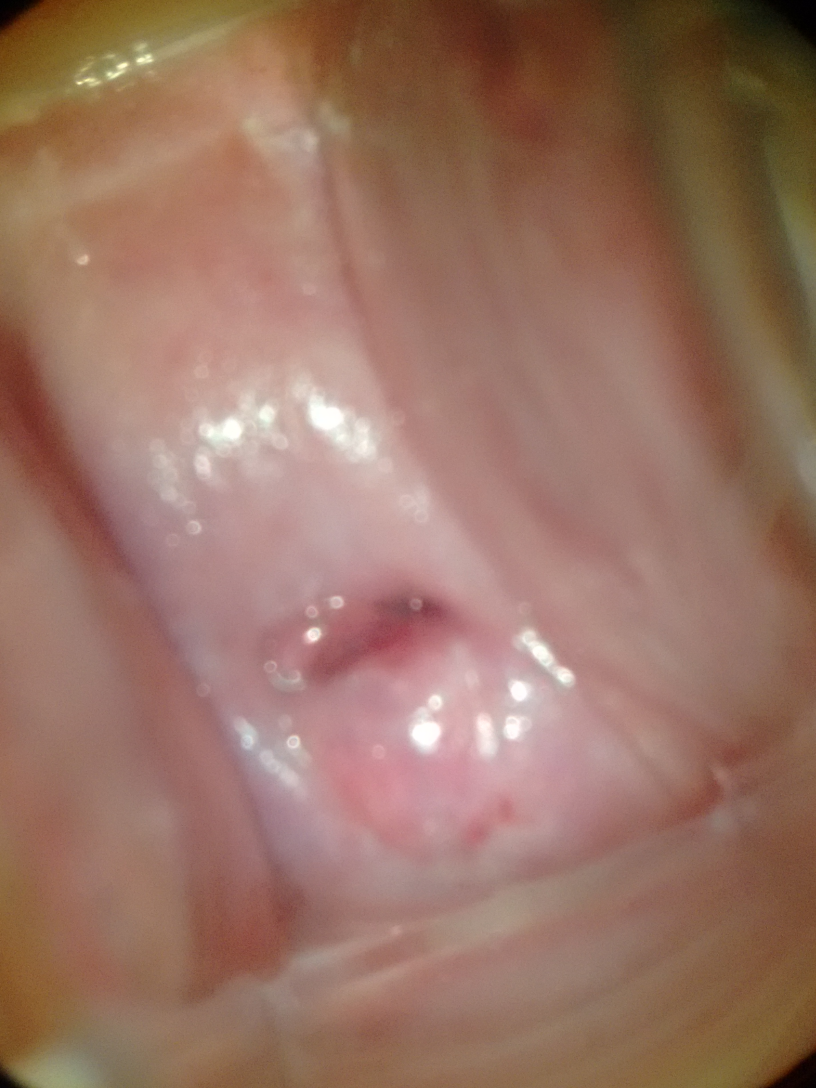
#> input picture sample_train_cervix_shapes/Type2/31.jpg, 2448 x 3264 px (shown at 1/3 size)
$ jupyter execute --allow-errors cervix_shapes_dataset_1.ipynb   (shell and % lines are left out)   (older library calls are emulated)
#> lines starting #> are read from the running program, lines starting #| are printed output that depends on the picture; after the words box and inside, x2 and y2 are one past the last pixel; in counts of white or black regions, pixels touching at a corner belong together
Code from: https://www.kaggle.com/philschmidt/cervix-eda-model-selection

Import libraries and packages:

[cell 1]
import numpy as np
import pandas as pd
import matplotlib.pyplot as plt
import seaborn as sns
from skimage.io import imread, imshow
import cv2 # first I needed to run following command: sudo pip3 install opencv-python

import plotly.offline as py # first I needed to run following command: pip install plotly
py.init_notebook_mode(connected=True)
import plotly.graph_objs as go
import plotly.tools as tls

from subprocess import check_output
from glob import glob
import os

Print files in current directory (gives you list of labels, since the images are organized by label directory!):

[cell 2]
print(check_output(["ls", "sample_train_cervix_shapes"]).decode("utf8"))
#> (this line was passed over: subprocess is not available in this run)

Create dataframe where you have each image path, file type and label:

[cell 3]
basepath = 'sample_train_cervix_shapes/'

all_cervix_images = []

for path in sorted(glob(basepath + "*")): # iterate through each directory (ie each type)
    cervix_type = path.split("/")[-1] # gives you the type (ie directory) of current instance
    cervix_images = sorted(glob(basepath + cervix_type + "/*")) # gives you all images in current directory,
        # in the following format: sample_train_cervix_shapes/Type1/image_number.jpg
    all_cervix_images = all_cervix_images + cervix_images # list of all of the images in same format as previous!

all_cervix_images = pd.DataFrame({'imagepath': all_cervix_images})
all_cervix_images['filetype'] = all_cervix_images.apply(lambda row: row.imagepath.split(".")[-1], axis=1)
all_cervix_images['type'] = all_cervix_images.apply(lambda row: row.imagepath.split("/")[-2], axis=1)
all_cervix_images.head()

Count how many images per label:

[cell 4]
print('We have a total of {} images in the whole dataset'.format(all_cervix_images.shape[0]))
type_aggregation = all_cervix_images.groupby(['type', 'filetype']).agg('count')
type_aggregation_p = type_aggregation.apply(lambda row: 1.0*row['imagepath']/all_cervix_images.shape[0], axis=1)

fig, axes = plt.subplots(nrows=2, ncols=1, figsize=(10, 8))

type_aggregation.plot.barh(ax=axes[0])
axes[0].set_xlabel("image count")
type_aggregation_p.plot.barh(ax=axes[1])
axes[1].set_xlabel("training size fraction")
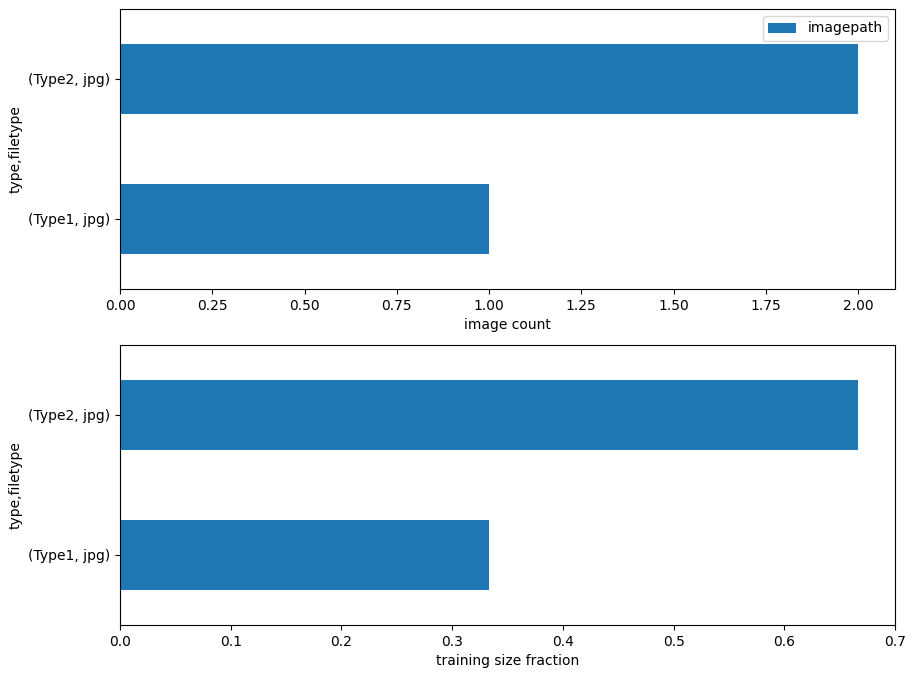
#> figure drawn by matplotlib, 2 panels

Method 1 for visualizing images:

[cell 5]
fig = plt.figure(figsize=(12,8))

### generic method ###
plt.imshow(plt.imread('sample_train_cervix_shapes/Type2/31.jpg'))

### visualize one image per cervix type ###
fig = plt.figure(figsize=(12,8))
i = 1
for t in all_cervix_images['type'].unique():
    ax = fig.add_subplot(1,3,i)
    i+=1
    f = all_cervix_images[all_cervix_images['type'] == t]['imagepath'].values[0]
    plt.imshow(plt.imread(f))
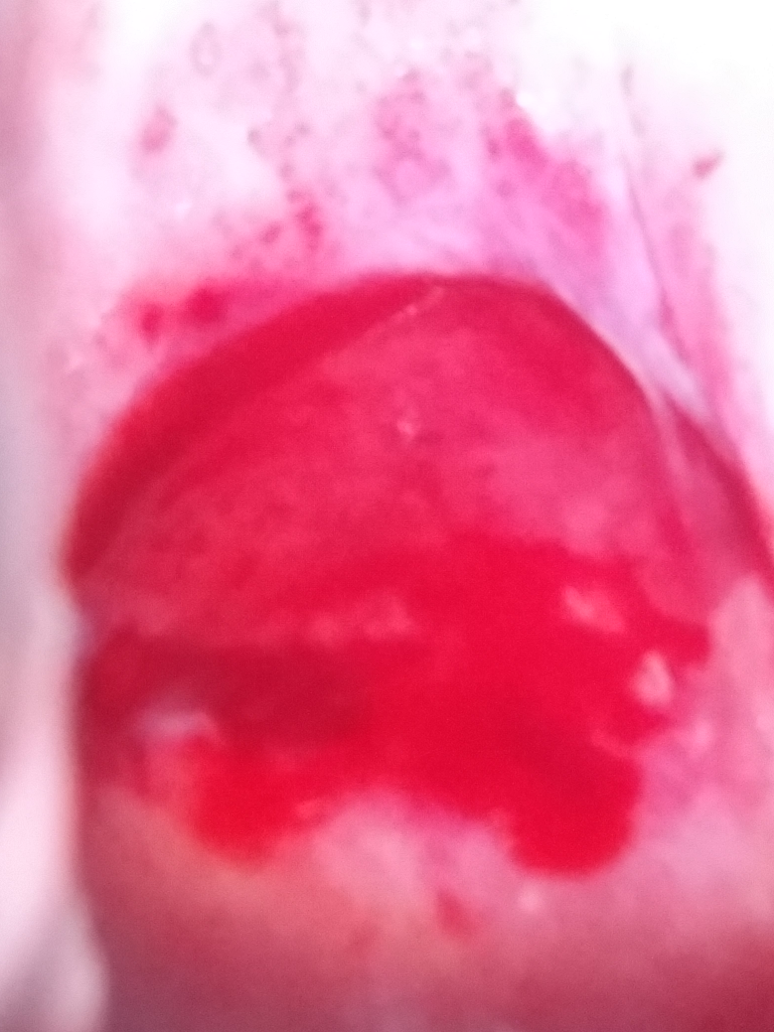
#> input picture sample_train_cervix_shapes/Type1/218.jpg, 3096 x 4128 px (shown at 1/4 size)
    plt.title('sample for cervix {}'.format(t))
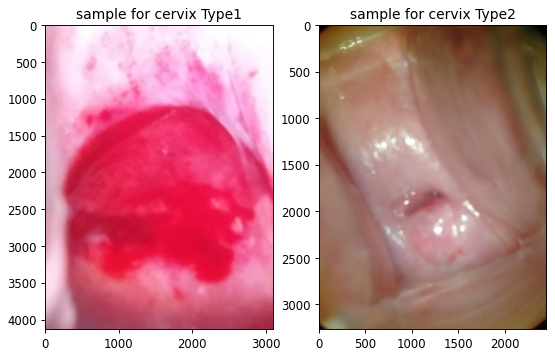
#> figure drawn by matplotlib, 2 panels

Get the distribution of image dimensions by type, via df and barplots (note: all images have 3 channels since tehy are in RGB):

[cell 6]
from collections import defaultdict

images = defaultdict(list)

for t in all_cervix_images['type'].unique():
    sample_counter = 0
    for _, row in all_cervix_images[all_cervix_images['type'] == t].iterrows():
        #print('reading image {}'.format(row.imagepath))
        try:
            img = imread(row.imagepath)
#> img is the input picture: shape (4128, 3096, 3); mean R, G, B 231, 108.5, 145.9
            sample_counter +=1
            images[t].append(img)
        except:
            print('image read failed for {}'.format(row.imagepath))
        if sample_counter > 35:
            break
dfs = []
#> dfs = []
for t in all_cervix_images['type'].unique():
    t_ = pd.DataFrame(
        {
            'nrows': list(map(lambda i: i.shape[0], images[t])),
            'ncols': list(map(lambda i: i.shape[1], images[t])),
            'nchans': list(map(lambda i: i.shape[2], images[t])),
            'type': t
        }
    )
    dfs.append(t_)
#> after the loop, dfs = 2 items

shapes_df = pd.concat(dfs, axis=0)
#> shapes_df = table of 3 rows and 4 columns
shapes_df_grouped = shapes_df.groupby(by=['nchans', 'ncols', 'nrows', 'type']).size().reset_index().sort_values(['type', 0], ascending=False)
#> shapes_df_grouped = table of 2 rows and 5 columns
# get the .csv file of size_by_type:
# shapes_df_grouped.to_csv("size_by_type_distribution.csv")

shapes_df_grouped['size_with_type'] = shapes_df_grouped.apply(lambda row: '{}-{}-{}'.format(row.ncols, row.nrows, row.type), axis=1)
shapes_df_grouped = shapes_df_grouped.set_index(shapes_df_grouped['size_with_type'].values)
#> shapes_df_grouped = table of 2 rows and 6 columns
shapes_df_grouped['count'] = shapes_df_grouped[[0]]

plt.figure(figsize=(10,8))
#shapes_df_grouped['count'].plot.barh(figsize=(10,8))
sns.barplot(x="count", y="size_with_type", data=shapes_df_grouped)
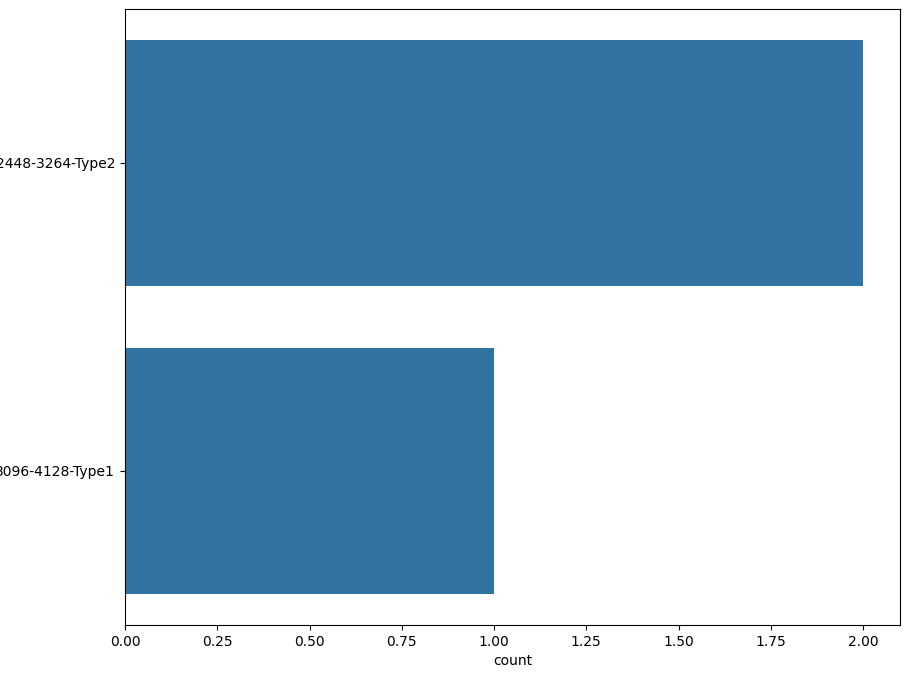
#> figure drawn by matplotlib, 1 panel

Function that returns the file path of the image in the format of "sample_train_cervix_shapes/Type{1, 2, 3}/???.jpg" (https://www.kaggle.com/vfdev5/data-exploration-1/notebook):

[cell 7]
def get_filename(image_id, image_type):
    """
    Method to get image file path from its id and type
    """
    if image_type == "Type1" or \
        image_type == "Type2" or \
        image_type == "Type3":
        data_path = os.path.join(basepath, image_type)
    else:
        raise Exception("Image type '%s' is not recognized" % image_type)
    '''
    elif image_type == "Test":
        data_path = TEST_DATA
    elif image_type == "AType_1" or \
          image_type == "AType_2" or \
          image_type == "AType_3":
        data_path = os.path.join(ADDITIONAL_DATA, image_type[1:])
    '''
    ext = 'jpg'
    return os.path.join(data_path, "{}.{}".format(image_id, ext))

Function that returns the a tensor of the rgb values of the image; allows you to modify tensor values (https://www.kaggle.com/vfdev5/data-exploration-1/notebook):

[cell 8]
def get_image_data(image_id, image_type):
    """
    Method to get image data as np.array specifying image id and type
    """
    fname = get_filename(image_id, image_type)
        # fname = sample_train_cervix_shapes/Type{1, 2, 3}/???.jpg
    img = cv2.imread(fname)
        # cv2.imread(sample_train_cervix_shapes/Type{1, 2, 3}/???.jpg)
    assert img is not None, "Failed to read image : %s, %s" % (image_id, image_type)
    img = cv2.cvtColor(img, cv2.COLOR_BGR2RGB)
    return img
#> (the rest of this cell did not finish here and is left out)

Function that displays the image (figure) and allows you to define the size of the output figure

[cell 9]
def plt_st(l1,l2):
    plt.figure(figsize=(l1,l2))

Function that allows you to optionally **resize, normalize and grayscale** the image (https://www.kaggle.com/philschmidt/cervix-eda-model-selection#Image-clustering-with-TSNE-embedding):

[cell 10]
# [37 lines left out: functions transform_image, mask_black_bkgd, not called in this run]

Experimenting with getting images:

[cell 11]
'''
img = get_image_data(191, "Type1")
plt_st(10, 10)
plt.imshow(img)
plt.title("Original image")

img = cv2.resize(img, dsize=(256,256))
plt_st(10, 10)
plt.imshow(img)
plt.title("Resized image")

img = transform_image(img,256,256,to_gray=True)
plt_st(10, 10)
plt.imshow(img)
plt.title("Resized image")
'''
#> (the rest of this cell did not finish here and is left out)

# [7 lines of commented-out code are left out]
LUV = cv2.cvtColor(img, cv2.COLOR_BGR2LUV)
edges = cv2.Canny(LUV, 10, 100)
plt.imshow(thresh)
    #Find all the contours in thresh. In your case the 3 and the additional strike
contours, hierarchy = cv2.findContours(thresh, cv2.RETR_EXTERNAL, cv2.CHAIN_APPROX_NONE)
# [14 lines of commented-out code are left out]
'''
img = cv2.putText(img, (5,img.shape[0] - 5), cv2.FONT_HERSHEY_SIMPLEX, 2.0, (4, 4, 5), thickness=3)
plt_st(10, 10)
plt.imshow(img)
plt.title("Labeled image")
'''

[cell 12]
from __future__ import print_function
import cv2 as cv
import numpy as np
import argparse
import random as rng
rng.seed(12345)
# [13 lines left out: function thresh_callback, not called in this run]
# Load source image
#> (the rest of this cell did not finish here and is left out)

img = cv.cvtColor(img, cv.COLOR_BGR2GRAY)
img = cv.blur(img, (3,3))

# Create Window
source_window = 'Source'
cv.namedWindow(source_window)
cv.imshow(source_window, img)

max_thresh = 255
thresh = 100 # initial threshold
cv.createTrackbar('Canny Thresh:', source_window, thresh, max_thresh, thresh_callback)
thresh_callback(thresh)
cv.waitKey()

[cell 13]
# [25 lines left out: function sieve, not called in this run]

#> (the rest of this cell did not finish here and is left out)

img = sieve(img,7)
plt.imshow(img)

# in HSV :
skin_range_1_min = np.array([120, 0, 0], dtype=np.uint8)
skin_range_1_max = np.array([255, 255, 255], dtype=np.uint8)

skin_range_2_min = np.array([0, 0, 0], dtype=np.uint8)
skin_range_2_max = np.array([45, 255, 255], dtype=np.uint8)

skin_kernel_size = 7
skin_sieve_min_size = 5
'''
def detect_skin(image):
    proc = cv2.medianBlur(image, 7)
    ### Detect skin
    image_hsv = cv2.cvtColor(proc, cv2.COLOR_RGB2HSV)
    skin_like_mask = cv2.inRange(image_hsv, skin_range_1_min, skin_range_1_max)
    skin_like_mask_2 = cv2.inRange(image_hsv, skin_range_2_min, skin_range_2_max)
    skin_like_mask = cv2.bitwise_or(skin_like_mask, skin_like_mask_2)
    # Filter the skin mask :
    skin_mask = sieve(skin_like_mask, skin_sieve_min_size)
    kernel = np.ones((skin_kernel_size, skin_kernel_size), dtype=np.int8)
    skin_mask = cv2.morphologyEx(skin_mask, cv2.MORPH_CLOSE, kernel)
    # Apply skin mask
    skin_segm_rgb = cv2.bitwise_and(image, image, mask=skin_mask)
    return skin_segm_rgb
for image in [img_1, img_2, img_3, img_4, img_5]:
    image = cv2.resize(image, dsize=(512, 512))
    skin_segm_rgb = detect_skin(image)
    plt_st(12, 4)
    plt.subplot(121)
    plt.title("Original image")
    plt.imshow(image)
    plt.subplot(122)
    plt.title("Skin segmentation")
    plt.imshow(skin_segm_rgb)
'''

#> (a cell that did not finish here is left out)

Script that creates an array with all the tensors, where array[0] = type 1 tensors, ..., array[2] = type 3 tensors.

[cell 15]
type_1_files = glob(os.path.join(basepath, "Type1", "*.jpg"))
type_1_ids = np.array([s[len(os.path.join(basepath, "Type1"))+1:-4] for s in type_1_files])
type_2_files = glob(os.path.join(basepath, "Type2", "*.jpg"))
type_2_ids = np.array([s[len(os.path.join(basepath, "Type2"))+1:-4] for s in type_2_files])
type_3_files = glob(os.path.join(basepath, "Type3", "*.jpg"))
type_3_ids = np.array([s[len(os.path.join(basepath, "Type3"))+1:-4] for s in type_3_files])

tile_size = (256, 256)
n = 15

complete_images = []
for k, type_ids in enumerate([type_1_ids, type_2_ids, type_3_ids]):
    m = int(np.ceil(len(type_ids) * 1.0 / n))
    complete_image = np.zeros((m*(tile_size[0]+2), n*(tile_size[1]+2), 3), dtype=np.uint8)
        # np.zeros(12, 105, 3)
    train_ids = sorted(type_ids)
    counter = 0
    for i in range(m):
        ys = i*(tile_size[1] + 2)
        ye = ys + tile_size[1]
        for j in range(n):
            xs = j*(tile_size[0] + 2)
            xe = xs + tile_size[0]
            if counter == len(train_ids):
                break
            image_id = train_ids[counter]; counter+=1
            img = get_image_data(image_id, 'Type%i' % (k+1))
            img = cv2.resize(img, dsize=tile_size)
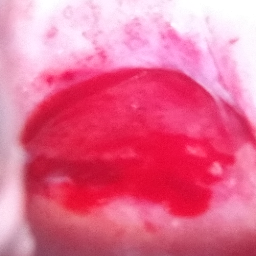
#> img: shape (256, 256, 3); mean R, G, B 230.9, 108.4, 145.9
            img = cv2.putText(img, image_id, (5,img.shape[0] - 5), cv2.FONT_HERSHEY_SIMPLEX, 2.0,
                              (255, 255, 255) # text colour!
                              , thickness=3)
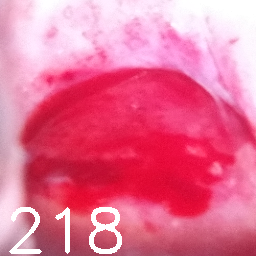
#> img: shape (256, 256, 3); 2.23% of pixels changed, all inside (x1, y1, x2, y2) = (9, 207, 122, 254)
            complete_image[ys:ye, xs:xe, :] = img[:,:,:]
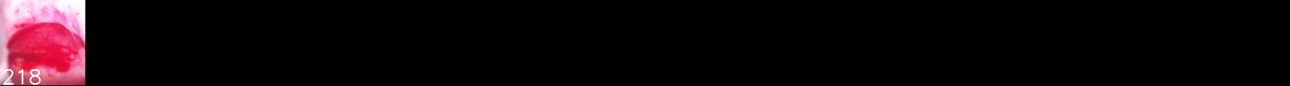
#> complete_image: shape (258, 3870, 3) (shown at 1/3 size); mean R, G, B 15.2, 7.3, 9.8
        if counter == len(train_ids):
            break
    complete_images.append(complete_image)

[cell 16]
print("type(complete_images): ",type(complete_images))
#| type(complete_images):  <class 'list'>
print("type(complete_images[0]): ",type(complete_images[0]))
#| type(complete_images[0]):  <class 'numpy.ndarray'>
print("len(complete_images): ",len(complete_images))
#| len(complete_images):  3
print("len(complete_images[0]): ",len(complete_images[0][0][0]))
#| len(complete_images[0]):  3

Display all train images across labels, from this notebook: https://www.kaggle.com/vfdev5/data-exploration-1

[cell 17]
plt_st(20, 20)
plt.imshow(complete_images[0])
plt.title("Training dataset of type 1")

[cell 18]
plt_st(20, 20)
plt.imshow(complete_images[1])
plt.title("Training dataset of type 2")
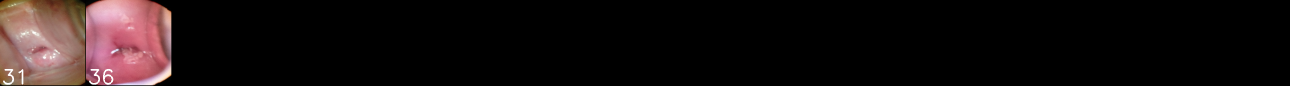
#> shown: shape (258, 3870, 3) (shown at 1/3 size); mean R, G, B 22.7, 15.3, 15.2

[cell 19]
plt_st(20, 20)
